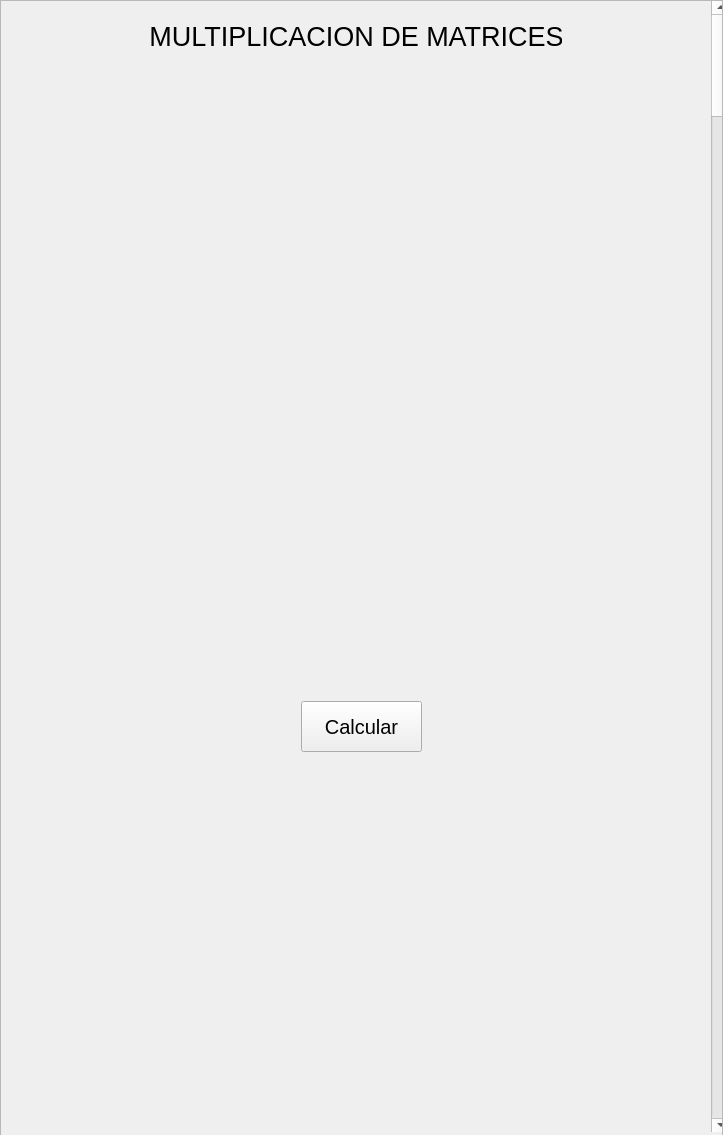
<?xml version="1.0" encoding="UTF-8"?>
<ui version="4.0">
 <class>Form</class>
 <widget class="QWidget" name="Form">
  <property name="geometry">
   <rect>
    <x>0</x>
    <y>0</y>
    <width>723</width>
    <height>1135</height>
   </rect>
  </property>
  <property name="windowTitle">
   <string>Form</string>
  </property>
  <widget class="QScrollArea" name="scrollArea">
   <property name="geometry">
    <rect>
     <x>0</x>
     <y>0</y>
     <width>723</width>
     <height>1139</height>
    </rect>
   </property>
   <property name="verticalScrollBarPolicy">
    <enum>Qt::ScrollBarAsNeeded</enum>
   </property>
   <property name="sizeAdjustPolicy">
    <enum>QAbstractScrollArea::AdjustToContents</enum>
   </property>
   <property name="widgetResizable">
    <bool>true</bool>
   </property>
   <widget class="QWidget" name="scrollAreaWidgetContents">
    <property name="geometry">
     <rect>
      <x>0</x>
      <y>0</y>
      <width>721</width>
      <height>1137</height>
     </rect>
    </property>
    <widget class="QWidget" name="gridLayoutWidget_3">
     <property name="geometry">
      <rect>
       <x>60</x>
       <y>810</y>
       <width>591</width>
       <height>261</height>
      </rect>
     </property>
     <layout class="QGridLayout" name="gridLayout"/>
    </widget>
    <widget class="QWidget" name="gridLayoutWidget">
     <property name="geometry">
      <rect>
       <x>60</x>
       <y>90</y>
       <width>581</width>
       <height>241</height>
      </rect>
     </property>
     <layout class="QGridLayout" name="gridLayout_2"/>
    </widget>
    <widget class="QLabel" name="label_5">
     <property name="geometry">
      <rect>
       <x>150</x>
       <y>20</y>
       <width>411</width>
       <height>31</height>
      </rect>
     </property>
     <property name="font">
      <font>
       <pointsize>20</pointsize>
      </font>
     </property>
     <property name="text">
      <string>MULTIPLICACION DE MATRICES</string>
     </property>
     <property name="alignment">
      <set>Qt::AlignCenter</set>
     </property>
    </widget>
    <widget class="QPushButton" name="guardar">
     <property name="geometry">
      <rect>
       <x>300</x>
       <y>700</y>
       <width>121</width>
       <height>51</height>
      </rect>
     </property>
     <property name="font">
      <font>
       <pointsize>15</pointsize>
      </font>
     </property>
     <property name="text">
      <string>Calcular</string>
     </property>
    </widget>
    <widget class="QWidget" name="gridLayoutWidget_2">
     <property name="geometry">
      <rect>
       <x>60</x>
       <y>420</y>
       <width>581</width>
       <height>241</height>
      </rect>
     </property>
     <layout class="QGridLayout" name="gridLayout_3"/>
    </widget>
    <widget class="QScrollBar" name="verticalScrollBar">
     <property name="geometry">
      <rect>
       <x>710</x>
       <y>0</y>
       <width>20</width>
       <height>1131</height>
      </rect>
     </property>
     <property name="orientation">
      <enum>Qt::Vertical</enum>
     </property>
    </widget>
   </widget>
  </widget>
 </widget>
 <resources/>
 <connections/>
</ui>
